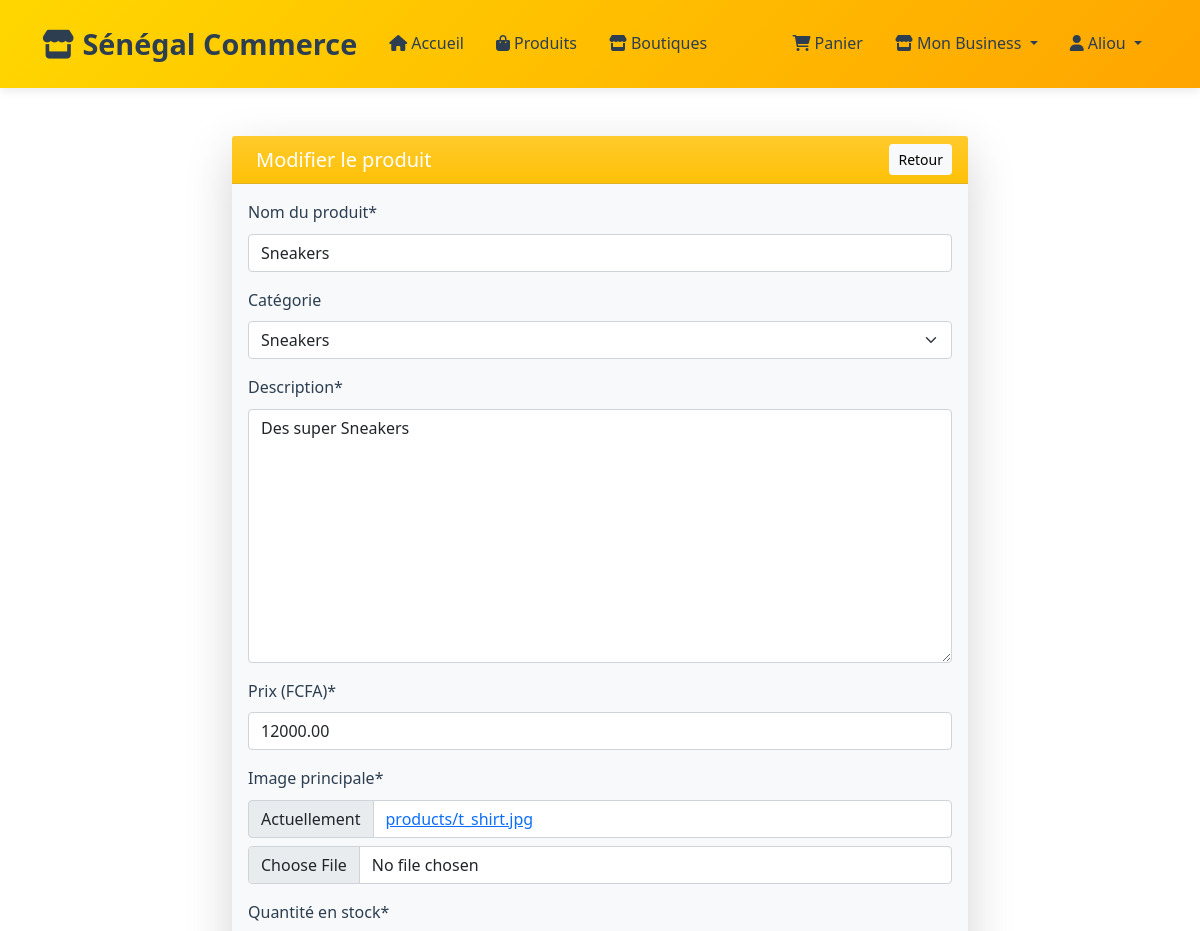
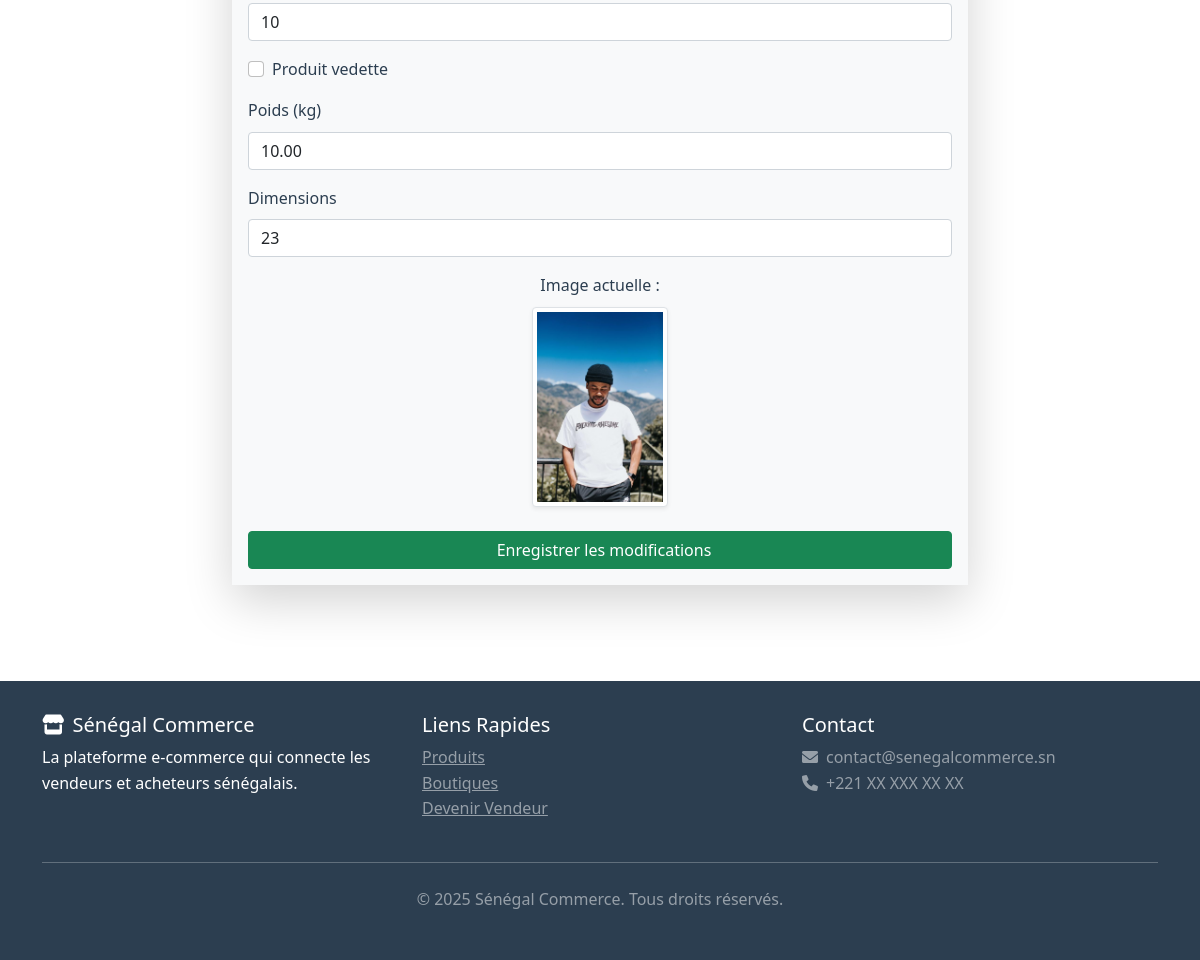
Page /products/1/edit/ (signed in) on the committed database (2 pictures, top to bottom).
### accounts/models.py (models this page shows, shortened)
class CustomUser(AbstractUser):
    USER_TYPE_CHOICES = [
        ('customer', 'Client'),
        ('vendor', 'Vendeur'),
    ]
    user_type = models.CharField(
        max_length=10,
        choices=USER_TYPE_CHOICES,
        default='customer',
        verbose_name="Type d'utilisateur"
    )
    phone = models.CharField(
        max_length=20,
        blank=True,
        null=True,
        verbose_name="Téléphone"
    )
    address = models.TextField(
        blank=True,
        null=True,
        verbose_name="Adresse"
    )
    city = models.CharField(
        max_length=100,
        blank=True,
        null=True,
        verbose_name="Ville"
    )
    created_at = models.DateTimeField(auto_now_add=True)
    updated_at = models.DateTimeField(auto_now=True)
    class Meta:
        verbose_name = "Utilisateur"
        verbose_name_plural = "Utilisateurs"

### products/models.py (models this page shows, shortened)
class Product(models.Model):
    shop = models.ForeignKey(Shop, on_delete=models.CASCADE, verbose_name="Boutique")
    category = models.ForeignKey(Category, on_delete=models.SET_NULL, null=True, blank=True, verbose_name="Catégorie")
    name = models.CharField(max_length=200, verbose_name="Nom du produit")
    description = models.TextField(verbose_name="Description")
    price = models.DecimalField(max_digits=10, decimal_places=2, verbose_name="Prix (FCFA)")
    image = models.ImageField(upload_to='products/', verbose_name="Image principale")
    stock_quantity = models.PositiveIntegerField(default=0, verbose_name="Quantité en stock")
    is_active = models.BooleanField(default=True, verbose_name="Actif")
    is_featured = models.BooleanField(default=False, verbose_name="Produit vedette")
    weight = models.DecimalField(max_digits=8, decimal_places=2, blank=True, null=True, verbose_name="Poids (kg)")
    dimensions = models.CharField(max_length=100, blank=True, verbose_name="Dimensions")
    created_at = models.DateTimeField(auto_now_add=True)
    updated_at = models.DateTimeField(auto_now=True)
    class Meta:
        verbose_name = "Produit"
        verbose_name_plural = "Produits"
        ordering = ['-created_at']

class Category(models.Model):
    name = models.CharField(max_length=100, verbose_name="Nom")
    description = models.TextField(blank=True, verbose_name="Description")
    image = models.ImageField(upload_to='categories/', blank=True, verbose_name="Image")
    is_active = models.BooleanField(default=True, verbose_name="Actif")
    created_at = models.DateTimeField(auto_now_add=True)
    def __str__(self):
        return self.name
    class Meta:
        verbose_name = "Catégorie"
        verbose_name_plural = "Catégories"
        ordering = ['name']

### products/views.py (the view)
# urls.py: path('<int:pk>/edit/', views.edit_product, name='edit_product'),
@login_required
def edit_product(request, pk):
    product = get_object_or_404(Product, id=pk, shop__owner=request.user)
    if request.method == 'POST':
        form = ProductForm(request.POST, request.FILES, instance=product)
        if form.is_valid():
            services.update_product(form)
            messages.success(request, "Produit modifié avec succès.")
            return redirect('shop_detail', pk=product.shop.id)
    else:
        form = ProductForm(instance=product)
    return render(request, 'products/edit_product.html', {'form': form, 'product': product})

### products/forms.py
class ProductForm(forms.ModelForm):
    class Meta:
        model = Product
        fields = ['name', 'category', 'description', 'price', 'image', 'stock_quantity',
                 'is_featured', 'weight', 'dimensions']

### customers/context_processors.py (called while the page is built)
def cart_count(request):
    if request.user.is_authenticated:
        try:
            cart = Cart.objects.get(user=request.user)
            count = cart.total_items
            return {
                'cart_item_count': count,
                'car_item_count': count, # support de la faute de frappe dans base.html
            }
        except Cart.DoesNotExist:
            pass
    return {
        'cart_item_count': 0,
        'car_item_count': 0,
    }

### templates/products/edit_product.html (shortened to what this page needs)
{% extends 'base.html' %}
{% load crispy_forms_tags %}
{% block content %}
<div class="container py-5">
    <div class="row justify-content-center">
        <div class="col-lg-8">
            <div class="card border-0 shadow-lg">
                <div class="card-header bg-gradient bg-warning text-white d-flex justify-content-between align-items-center">
                    <h5 class="mb-0">Modifier le produit</h5>
                    <a href="{% url 'product_list' %}" class="btn btn-sm btn-light">
                         Retour
                    </a>
                </div>
                <div class="card-body bg-light">
                    <form method="POST" enctype="multipart/form-data" class="needs-validation" novalidate>
                        {{ form|crispy }}
                        {% if product.image %}
                        <div class="mb-4 text-center">
                            <label class="form-label fw-semibold">Image actuelle :</label><br>
                            <img src="{{ product.image.url }}" class="img-thumbnail rounded shadow-sm" style="max-height: 200px;">
                        </div>
                        {% endif %}
                        <button type="submit" class="btn btn-success w-100">
                            Enregistrer les modifications
                        </button>
                    </form>
                </div>
            </div>
        </div>
    </div>
</div>
{% endblock %}

### templates/base.html (shortened to what this page needs)
<!DOCTYPE html>
<html lang="fr">
{% load static %}
<head>
    <link href="https://cdn.jsdelivr.net/npm/bootstrap@5.1.3/dist/css/bootstrap.min.css" rel="stylesheet">
    <link href="https://cdnjs.cloudflare.com/ajax/libs/font-awesome/6.0.0/css/all.min.css" rel="stylesheet">
    <link href="{% static 'css/style.css' %}" rel="stylesheet">
</head>
<body>
    <nav class="navbar navbar-expand-lg navbar-light">
        <div class="container">
            <a class="navbar-brand" href="{% url 'home' %}">
                <i class="fas fa-store me-2"></i>Sénégal Commerce
            </a>
            <div class="collapse navbar-collapse" id="navbarNav">
                <ul class="navbar-nav me-auto">
                    <li class="nav-item">
                        <a class="nav-link" href="{% url 'home' %}">
                            <i class="fas fa-home me-1"></i>Accueil
                        </a>
                    </li>
                    <li class="nav-item">
                        <a class="nav-link" href="{% url 'product_list' %}">
                            <i class="fas fa-shopping-bag me-1"></i>Produits
                        </a>
                    </li>
                    <li class="nav-item">
                        <a class="nav-link" href="{% url 'shop_list' %}">
                            <i class="fas fa-store me-1"></i>Boutiques
                        </a>
                    </li>
                </ul>
                <ul class="navbar-nav">
                    {% if user.is_authenticated %}
                        <li class="nav-item position-relative">
                            <a class="nav-link position-relative" href="{% url 'cart_view' %}">
                                <i class="fas fa-shopping-cart me-1"></i>Panier
                            </a>
                        </li>
                        {% if user.user_type == 'vendor' %}
                            <li class="nav-item dropdown">
                                <a class="nav-link dropdown-toggle" href="#" id="vendorDropdown" role="button" data-bs-toggle="dropdown">
                                    <i class="fas fa-store me-1"></i>Mon Business
                                </a>
                            </li>
                        {% endif %}
                        <li class="nav-item dropdown">
                            <a class="nav-link dropdown-toggle" href="#" id="userDropdown" role="button" data-bs-toggle="dropdown">
                                <i class="fas fa-user me-1"></i>{{ user.username }}
                            </a>
                        </li>
                    {% endif %}
                </ul>
            </div>
        </div>
    </nav>
    <main>
        {% block content %}
        {% endblock %}
    </main>
    <footer class="footer mt-5">
        <div class="container">
            <div class="row">
                <div class="col-md-4">
                    <h5><i class="fas fa-store me-2"></i>Sénégal Commerce</h5>
                    <p>La plateforme e-commerce qui connecte les vendeurs et acheteurs sénégalais.</p>
                </div>
                <div class="col-md-4">
                    <h5>Liens Rapides</h5>
                    <ul class="list-unstyled">
                        <li><a href="{% url 'product_list' %}" class="text-white-50">Produits</a></li>
                        <li><a href="{% url 'shop_list' %}" class="text-white-50">Boutiques</a></li>
                        <li><a href="{% url 'signup' %}" class="text-white-50">Devenir Vendeur</a></li>
                    </ul>
                </div>
                <div class="col-md-4">
                    <h5>Contact</h5>
                    <p class="text-white-50">
                        <i class="fas fa-envelope me-2"></i>contact@senegalcommerce.sn<br>
                        <i class="fas fa-phone me-2"></i>+221 XX XXX XX XX
                    </p>
                </div>
            </div>
            <hr class="my-4">
            <div class="text-center">
                <p class="text-white-50">&copy; 2025 Sénégal Commerce. Tous droits réservés.</p>
            </div>
        </div>
    </footer>
</body>
</html>

### static/css/style.css (style rules this page uses)
:root { --senegal-yellow: #FFD700; --senegal-green: #00A651; --senegal-red: #E31B23; --senegal-white: #FFFFFF; --senegal-dark: #2C3E50; --senegal-light-gray: #F8F9FA; }
* { margin: 0; padding: 0; box-sizing: border-box; }
body { font-family: 'Segoe UI', Tahoma, Geneva, Verdana, sans-serif; line-height: 1.6; color: var(--senegal-dark); background-color: var(--senegal-white); }
.navbar { background: linear-gradient(135deg, var(--senegal-yellow) 0%, #FFA500 100%); box-shadow: 0 2px 10px rgba(0,0,0,0.1); padding: 1rem 0; background-color: #004080 }
.navbar-brand { font-weight: bold; font-size: 1.8rem; color: var(--senegal-dark) !important; }
.navbar-nav .nav-link { color: var(--senegal-dark) !important; font-weight: 500; margin: 0 0.5rem; transition: all 0.3s ease; }
.footer { background-color: var(--senegal-dark); color: white; padding: 2rem 0; margin-top: 4rem; }

### rows in the picture
CustomUser: username "Aliou"
Product: name "Sneakers", category "Sneakers", description "Des super Sneakers", price "12000.00", stock_quantity "10", weight "10.00", dimensions "23", image (picture)
